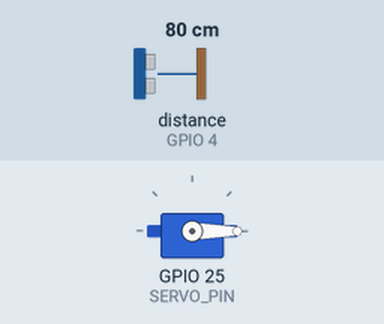
The sketch below on a simulated ESP32. On the bench: servo. Wiring (inferred from the names in the program): ultrasonic range finder: trigger GPIO 5; echo GPIO 4. The inputs (shaded band) are chosen by the test bench; at power-on: distance to the obstacle (sensor on GPIO 4) 80 cm. The echo pulse lasts 58.3 µs per cm; what the sketch prints to the serial monitor is not drawn.

Above: at 1.2 s.
1.3 s: distance to the obstacle (sensor on GPIO 4) set to 22 cm
2.8 s: distance to the obstacle (sensor on GPIO 4) set to 18 cm
At 4.1 s:
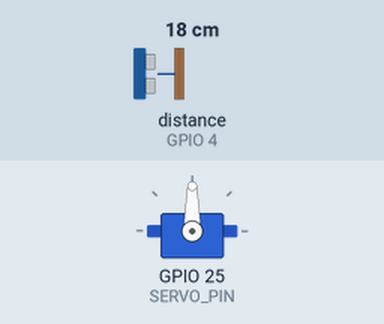
Timing chart, 0 to 9.4 s (numbered marks = the images above; inputs shaded):
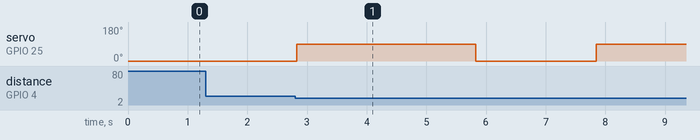

Measured:
- the behaviour switches between 21 and 20 cm on distance to the obstacle (sensor on GPIO 4) (found by bisection; images 0 and 1)
- after the input at 1.3 s, every drawn part: stays the same
- after the input at 2.8 s, servo on GPIO 25 (SERVO_PIN): 0° → 90° at once, → 0° 3.0 s later, → 90° 2.0 s later

The sketch:

sketch_esp32.ino
```cpp
#include <SPI.h>
#include <MFRC522.h>
#include <ESP32Servo.h>

// ESP32 hardware SPI pins for MFRC522
#define SS_PIN    2
#define RST_PIN   22
#define SCK_PIN   18
#define MISO_PIN  19
#define MOSI_PIN  23

// Ultrasonic sensor pins
#define TRIG_PIN  5
#define ECHO_PIN  4

// Servo motor pin
#define SERVO_PIN 25

// Servo angles
const int OPEN_ANGLE  = 90;
const int CLOSE_ANGLE = 0;

// Authorized RFID UID (example: 0x35, 0x15, 0xA5, 0xAC)
byte authorizedUID[4] = {0x35, 0x15, 0xA5, 0xAC};

MFRC522 rfid(SS_PIN, RST_PIN);
Servo doorServo;

void setup() {
  Serial.begin(115200);
  SPI.begin(SCK_PIN, MISO_PIN, MOSI_PIN, SS_PIN);
  rfid.PCD_Init();

  doorServo.setPeriodHertz(50);
  doorServo.attach(SERVO_PIN, 500, 2400);  // Standard servo pulse range
  doorServo.write(CLOSE_ANGLE);            // Start with door closed

  pinMode(TRIG_PIN, OUTPUT);
  pinMode(ECHO_PIN, INPUT);

  Serial.println("Smart Door Lock system ready!");
}

void loop() {
  // Serial.println("Loop start");

  // Check RFID from outside FIRST
  if (checkRFIDEntry()) {
    openDoor();
    delay(2000);
    return; // Skip ultrasonic this loop if RFID triggered
  }

   //Check ultrasonic from inside
   if (checkInsideExit()) {
     openDoor();
    delay(2000);
  }
}

// Returns true if authorized RFID card is detected
bool checkRFIDEntry() {
 //  Serial.println("Checking RFID...");
  if (!rfid.PICC_IsNewCardPresent()) {
   // Serial.println("No new RFID card present.");
    return false;
  }
  if (!rfid.PICC_ReadCardSerial()) {
    // Serial.println("RFID card detected, but could not read serial.");
    return false;
  }

  Serial.print("🎫 Card UID: ");
  for (byte i = 0; i < rfid.uid.size; i++) {
    Serial.print(rfid.uid.uidByte[i], HEX);
    Serial.print(" ");
  }
  Serial.println();

  if (isAuthorized(rfid.uid.uidByte)) {
    Serial.println("✅ Access granted");
    rfid.PICC_HaltA();
    return true;
  } else {
    Serial.println("❌ Access denied");
    rfid.PICC_HaltA();
    return false;
  }
}

// Returns true if someone detected inside
bool checkInsideExit() {
  long duration, distance;

  digitalWrite(TRIG_PIN, LOW);
  delayMicroseconds(2);
  digitalWrite(TRIG_PIN, HIGH);
  delayMicroseconds(10);
  digitalWrite(TRIG_PIN, LOW);

  duration = pulseIn(ECHO_PIN, HIGH, 30000); // Timeout 30ms for reliability
  distance = duration * 0.034 / 2;

  // Serial.print("Ultrasonic distance: ");
  Serial.println(distance);

  if (distance > 0 && distance < 20) { // 20cm threshold
    Serial.println("🚶 Detected movement from inside");
    return true;
  }
  return false;
}

// Check UID against authorized list
bool isAuthorized(byte *uid) {
  for (byte i = 0; i < 4; i++) {
    if (uid[i] != authorizedUID[i])
      return false;
  }
  return true;
}

// Servo door control
void openDoor() {
  Serial.println("🔓 Opening door");
  doorServo.write(OPEN_ANGLE);
  delay(3000); // Door remains open for 3 seconds
  Serial.println("🔒 Closing door");
  doorServo.write(CLOSE_ANGLE);
}
```
